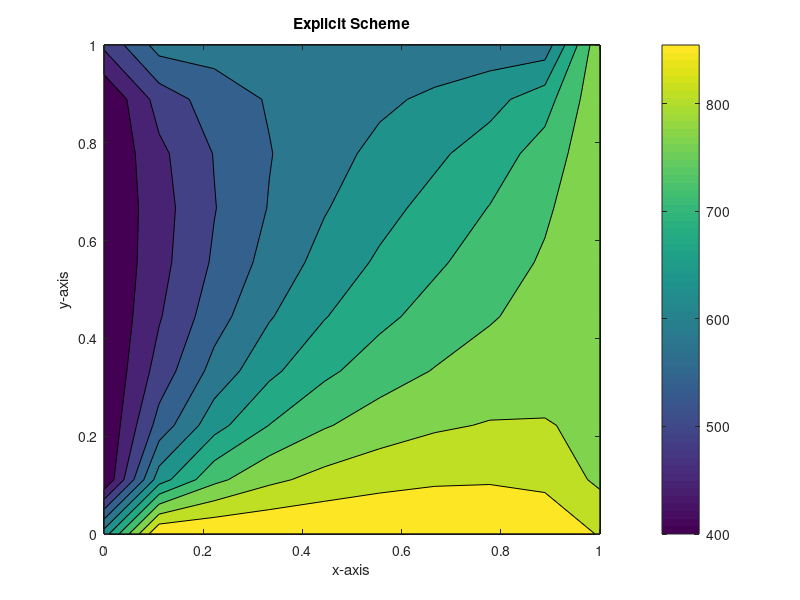

MATLAB code to generate this figure:
clear
close all
clc

%Defining the domain:(number of nodes along x and y directions are 10)
nx=10; ny=10;
x=linspace(0,1,nx);y=linspace(1,0,ny);
dx=x(2)-x(1); dy=y(2)-y(1);
K=dx^2*dy^2/(2*(dx^2+dy^2));
T=300*ones(nx,ny);
Ttop=600; Tbottom=900; Tl=400; Tr=800;
T(1,:)=Ttop; T(ny,:)=Tbottom; T(:,1)=Tl; T(:,nx)=Tr;
T(1,1)=(Ttop+Tl)/2; T(nx,1)=(Ttop+Tr)/2; T(nx,ny)=(Tbottom+Tr)/2;
T(ny,1)=(Tbottom+Tl)/2;
Told=T;
T_i=Told;
time_simulation=54; dt=0.001;
%time-step taken such that 'k1+k2</=0.5' to meet stability criterion;
alpha=0.5;
k1=alpha*dt/dx^2; k2=alpha*dt/dy^2;
%dt is the time step size; calculating the number of time-steps=t;
nt=time_simulation/dt;
for e=1:nt
    for i=2:nx-1
        for j=2:ny-1
    T(i,j)=Told(i,j)*(1-2*k1-2*k2)+k1*(Told(i+1,j)+Told(i-1,j))+k2*(Told(i,j+1)+Told(i,j-1));
        end
    end
    Told=T;
end

Text=sprintf('Explicit Scheme');

contourf(x,y,T)
colorbar
xlabel('x-axis');
ylabel('y-axis');
title(Text);
